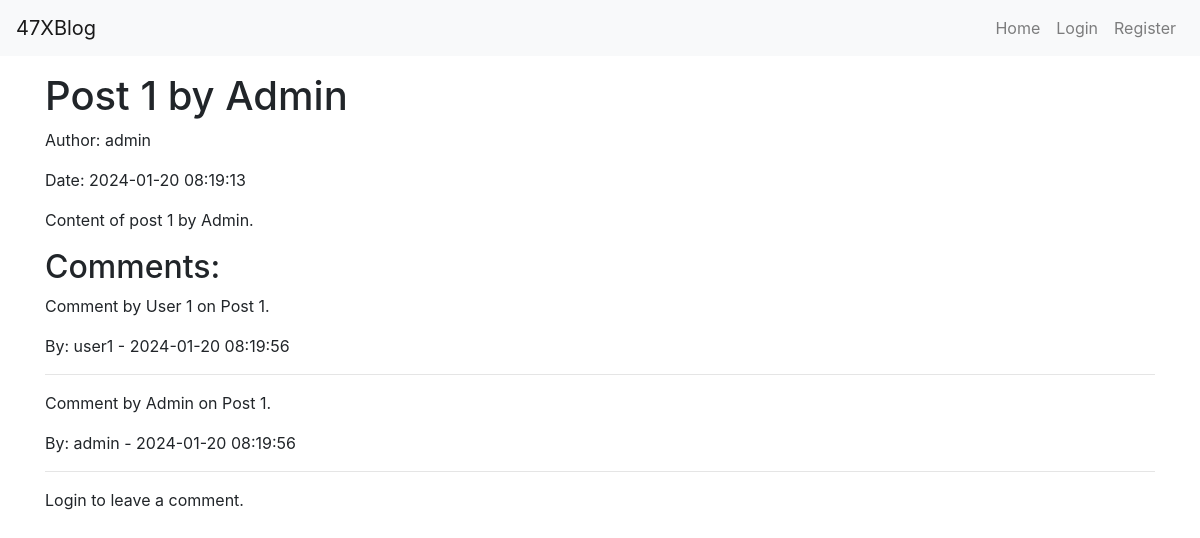
Screenshot of /detail.php?id=1 with the database file from the repository.
### tables this page shows
CREATE TABLE `posts` (
  `id` int NOT NULL,
  `title` varchar(255) NOT NULL,
  `content` text NOT NULL,
  `author_id` int NOT NULL,
  `created_at` timestamp NULL DEFAULT CURRENT_TIMESTAMP
);

CREATE TABLE `users` (
  `id` int NOT NULL,
  `username` varchar(50) NOT NULL,
  `password` varchar(255) NOT NULL,
  `role` enum('admin','user') NOT NULL DEFAULT 'user',
  `created_at` timestamp NULL DEFAULT CURRENT_TIMESTAMP
);

CREATE TABLE `comments` (
  `id` int NOT NULL,
  `post_id` int DEFAULT NULL,
  `username` varchar(50) NOT NULL,
  `content` text NOT NULL,
  `created_at` timestamp NULL DEFAULT CURRENT_TIMESTAMP
);

### detail.php (the view, shortened to what this page needs)
<?php
include("db.php");
if (isset($_GET['id'])) {
  $post_id = $_GET['id'];
  $sql = "SELECT posts.id, posts.title, posts.content, posts.created_at, users.username as author
            FROM posts
            JOIN users ON posts.author_id = users.id
            WHERE posts.id = $post_id";
  $result = $conn->query($sql);
  if ($result->num_rows > 0) {
    $post = $result->fetch_assoc();
    $commentSql = "SELECT * FROM comments WHERE post_id = $post_id ORDER BY created_at DESC";
    $commentResult = $conn->query($commentSql);
  } else {
    echo "Post not found.";
  }
}
include_once("includes/header.php");
?>
<div class="container mt-3">
  <h1><?php echo $post['title']; ?></h1>
  <p>Author: <?php echo $post['author']; ?></p>
  <p>Date: <?php echo $post['created_at']; ?></p>
  <p><?php echo $post['content']; ?></p>
  <h2>Comments:</h2>
  <?php while ($comment = $commentResult->fetch_assoc()) : ?>
    <div>
      <p><?php echo $comment['content']; ?></p>
      <p>By: <?php echo $comment['username']; ?> - <?php echo $comment['created_at']; ?></p>
    </div>
    <hr>
  <?php endwhile; ?>
  <?php if (isset($_SESSION['username'])) : ?>
    <form action="comment.php" method="post">
      <input type="hidden" name="post_id" value="<?php echo $post_id; ?>">
      <label for="comment">Leave a Comment:</label>
      <textarea name="comment" rows="4" cols="50" required></textarea>
      <br>
      <input type="submit" name="comment" value="Submit Comment">
    </form>
  <?php else : ?>
    <p>Login to leave a comment.</p>
  <?php endif; ?>
</div>
<?php include_once("includes/footer.php"); ?>

### includes/header.php (shortened to what this page needs)
<!DOCTYPE html>
<html lang="en">
<head>
  <link rel="stylesheet" href="https://stackpath.bootstrapcdn.com/bootstrap/4.5.2/css/bootstrap.min.css">
</head>
<body>
  <nav class="navbar navbar-expand-lg navbar-light bg-light">
    <a class="navbar-brand" href="index.php">47XBlog</a>
    <div class="collapse navbar-collapse" id="navbarNav">
      <ul class="navbar-nav ml-auto">
        <li class="nav-item">
          <a class="nav-link" href="index.php">Home</a>
        </li>
        <?php if (isset($_SESSION['username'])) : ?>
          <!-- <?php if ($_SESSION['role'] === 'admin') : ?>
            <li class="nav-item">
              <a href="manage_users.php" class="nav-link">Manage Users</a>
            </li>
          <?php endif; ?> -->
          <li class="nav-item">
            <a href="edit_profile.php?id=<?php echo $_SESSION['user_id']; ?>" class="nav-link">Edit Profile</a>
          </li>
          <li class="nav-item">
            <a class="nav-link" href="logout.php">Logout</a>
          </li>
        <?php else : ?>
          <li class="nav-item">
            <a class="nav-link" href="login.php">Login</a>
          </li>
          <li class="nav-item">
            <a class="nav-link" href="register.php">Register</a>
          </li>
        <?php endif; ?>
      </ul>
    </div>
  </nav>

### includes/footer.php
</body>
</html>

### rows the page displays
posts: title "Post 1 by Admin", author.username "admin", created_at "2024-01-20 08:19:13", content "Content of post 1 by Admin."
comments: content "Comment by User 1 on Post 1.", username "user1", created_at "2024-01-20 08:19:56"
comments: content "Comment by Admin on Post 1.", username "admin", created_at "2024-01-20 08:19:56"
